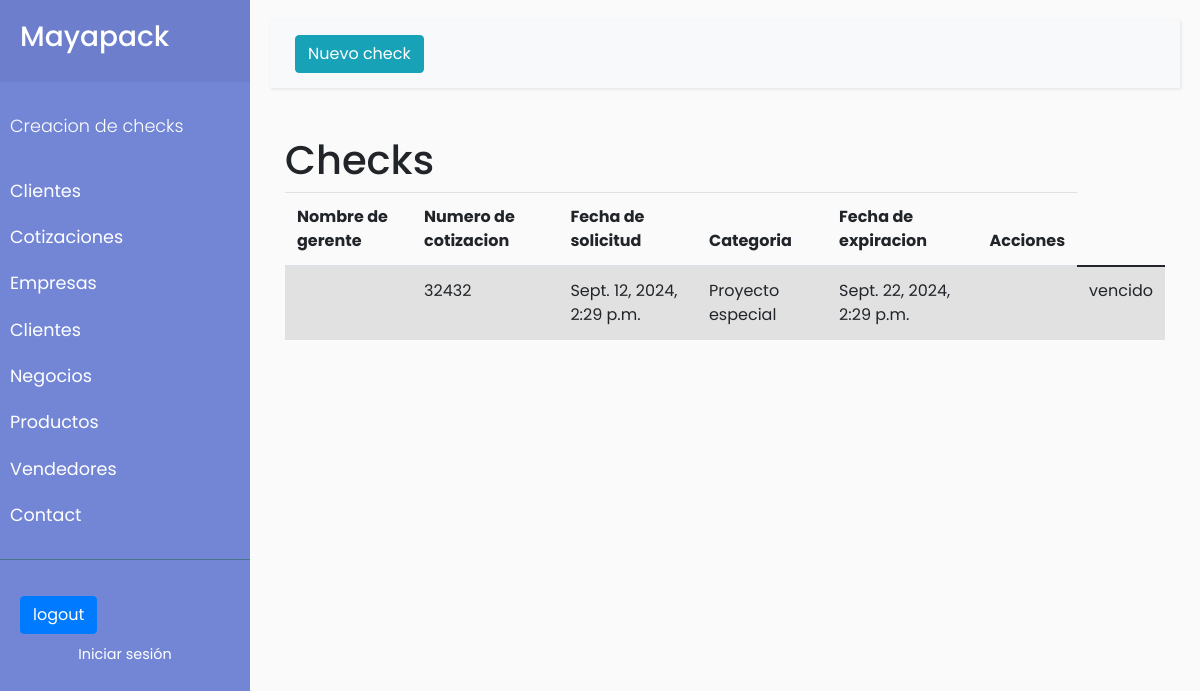
/cotizaciones (signed in), run on an earlier commit of the app's database.
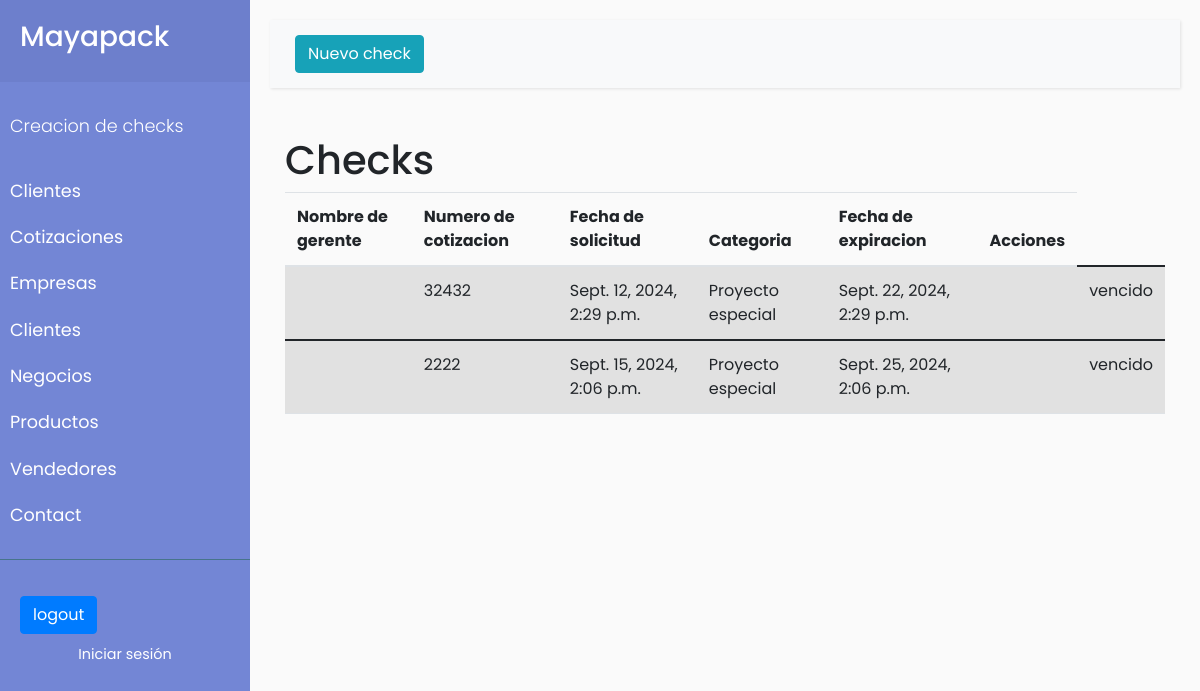
And on a later commit of the database.
### cotizaciones/models.py (models this page shows, shortened)
class Check(models.Model):
    autor=models.ForeignKey(User, on_delete=models.SET_NULL, null=True)
    nombre_proyecto = models.CharField(max_length=100, null=True, blank=True)
    numero_cotizacion = models.IntegerField( null=True,  blank=True)
    nombre_empresa = models.ManyToManyField('empresas.Empresa')
    fecha_solicitud = models.DateTimeField(default=datetime.now())
    comentarios_adicionales = models.TextField(max_length=300, blank=True, null=True) #por si existe algun requerimiento en especifico para el proyecto
    estatus=models.ManyToManyField(Status, related_name='status', blank=True) # El estatus se refiere al estado en el pipeline de ventas
    fecha_expiracion=models.DateTimeField(default=timezone.now() + timedelta (days=10))
    vigente=models.BooleanField(default=True, null=True) #Vigencia del check
    cliente=models.ForeignKey('clientes.Cliente', on_delete=models.CASCADE, null=True)
    categoria=models.ManyToManyField(Categoria, related_name='relevancia_check', blank=True) # relevancia de la categoria
    def save(self, *args, **kwargs):
        if not self.pk and 'user' in kwargs:
            self.author = kwargs.pop('user')
        super(Check, self).save(*args, **kwargs)
    def verificar_expiracion(self):
        if self.fecha_expiracion< timezone.now():
            self.vigente=False
            self.save()

class Categoria(models.Model):
    nombre=models.CharField(max_length=100, null=False, unique=True, verbose_name='Nombre')
    class Meta:
        db_table='categories'
        verbose_name='Categoria'
        verbose_name_plural='Categorias'
        ordering=['id']

### cotizaciones/views.py (the view)
# urls.py: path('cotizaciones',views.list, name='cotizaciones'),
def list(request):
    if request.user.is_authenticated:
        check=Check.objects.filter(autor_id=request.user)
        context ={
                  'check':check,
        }
        for obj in check:
             obj.verificar_expiracion()
             obj.save
        return render (request, 'cotizaciones/list.html', {'check': check})
    else:
         return redirect('/accounts/login/')

### cotizaciones/templates/cotizaciones/list.html (shortened to what this page needs)
{% extends 'base.html' %}
{% load static %}
{% block content %}
        <div id="content">
            <nav class="navbar navbar-expand-lg navbar-light bg-light">
                <div class="container-fluid">
                    <button type="button" class="btn btn-info">
                        <a href="{% url 'create' %}" ><span>Nuevo check</span></a>
                    </button>
                </div>
            </nav>
            <div class="container mt-5">
                <h1>Checks</h1>
                <table class="table table-striped">
                        {% if check %}
                                    <thead>
                                    <tr>
                                        <th scope="col">Nombre de gerente</th>
                                        <th scope="col">Numero de cotizacion</th>
                                        <th scope="col">Fecha de solicitud</th>
                                        <th scope="col">Categoria</th>
                                        <th scope="col">Fecha de expiracion</th>
                                        <th scope="col">Acciones</th>
                                    </tr>
                                    </thead>
                            {% for obj in check %}
                                {%if obj.autor.id == user.id %}
                                    <tbody>
                                    <tr>
                                     <th scope="row">{{obj.nombre_gerente}}</th>
                                        <td>{{obj.numero_cotizacion}}</td>
                                        <td> {{obj.fecha_solicitud }}</td>
                                        {% for category in  obj.categoria.all %}
                                        <td>  {{category.nombre}}  </td>
                                        {%endfor %}
                                        <td>{{obj.fecha_expiracion}}</td>
                                        <td>
                                        {%if obj.vigente %}
                                        <a href="{% url 'ver' obj.id  %}">  <i class="bi bi-eye-fill"></i></a>
                                        <a href="{% url 'editar' obj.id  %}"> <i class="bi bi-pencil-square"></i></a>
                                        <a href="{% url 'pdf' obj.id  %}">  <i class="bi bi-file-earmark-pdf"></i></a>
                                        <a href="{% url 'delete' obj.id  %}"><i class="bi bi-trash-fill"></i></a>
                                        </td>
                                        {% else %}
                                        <td> <a href="{% url 'renovar' obj.id  %}">vencido </a> </td>
                                        {% endif %}
                                    </tr>
                                    </tbody>
                                {% endif %}
                            {% endfor %}
                        {% else %}
                        <h1>No hay elementos a mostrar</h1>
                        {% endif %}
                </table>
            </div>
        </div>
 {% endblock %}

What changed in the data, as far as the page shows it:
added Check: numero_cotizacion "2222", fecha_solicitud "Sept. 15, 2024, 2:06 p.m.", fecha_expiracion "Sept. 25, 2024, 2:06 p.m.", vigente "vencido", Categoria (nombre "Proyecto especial")
